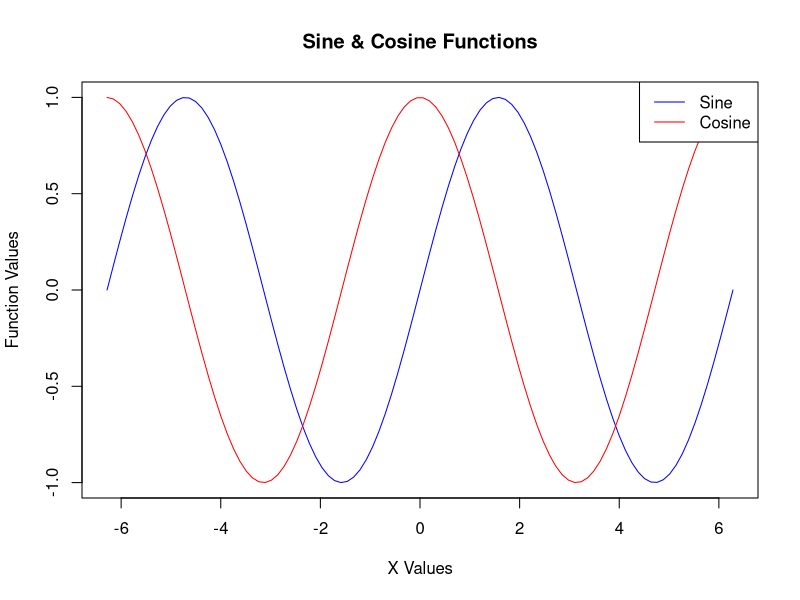

This figure's R source:
# Generate X values
x <- seq(-2*pi, 2*pi, length.out = 100)

# Calculate sine and cosine
y_sin <- sin(x)
y_cos <- cos(x)

# Plot sine and cosine
plot(x, y_sin, type = "l", col = "blue", ylim = c(-1, 1),
     xlab = "X Values", ylab = "Function Values",
     main = "Sine & Cosine Functions")
lines(x, y_cos, col = "red")

# Add legend
legend("topright", legend = c("Sine", "Cosine"), col = c("blue", "red"), lty = 1)
